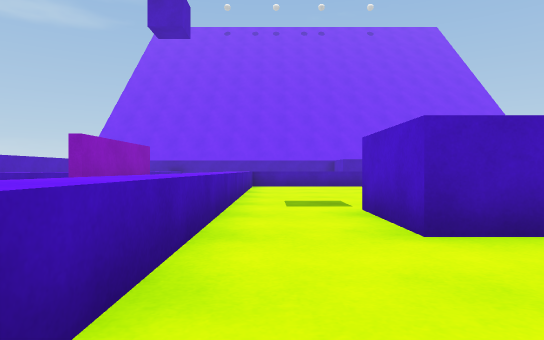
view 1 (above)

18 first-person views from a walk through a Unity game level. The camera is 0.55 m above the floor, looks level and sees 75° across. The floor is counted in squares, 1 m on a side. Each view is taken from the middle of a square. On the plan, view 1 faces up. The plan holds only what a view shows up to about 9 squares ahead; the rest is blank. The place goes on beyond the plan. The player is left out. Surface patterns are stand-ins for the level's own textures.

view 2
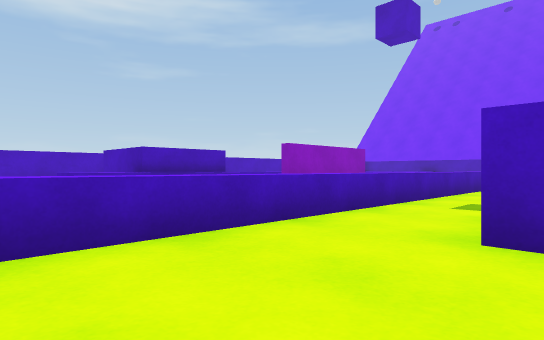

view 3
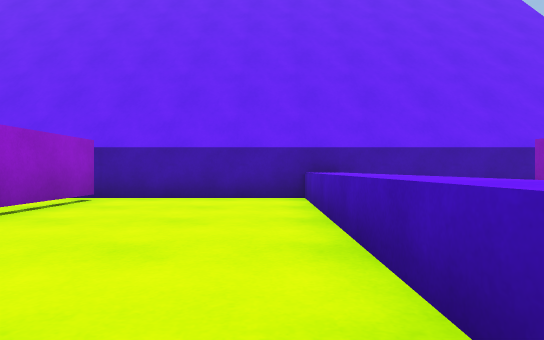

view 4
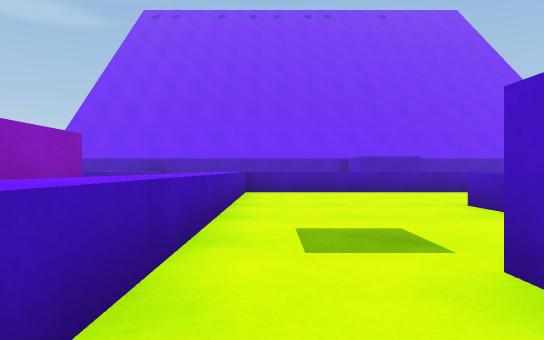

view 5
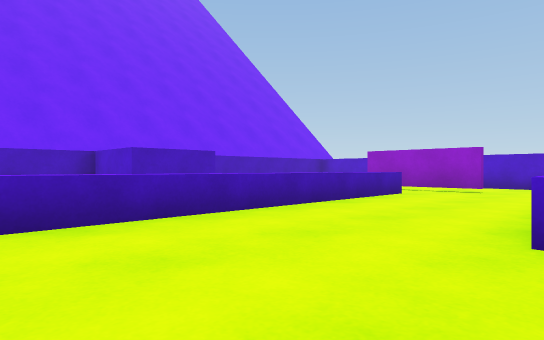

view 6
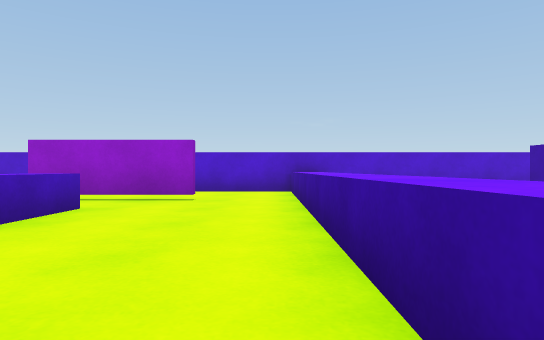

view 7
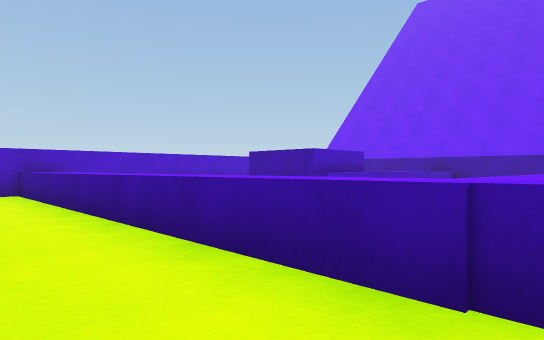

view 8
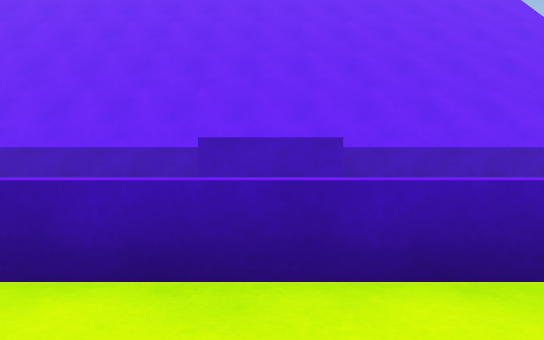

view 9
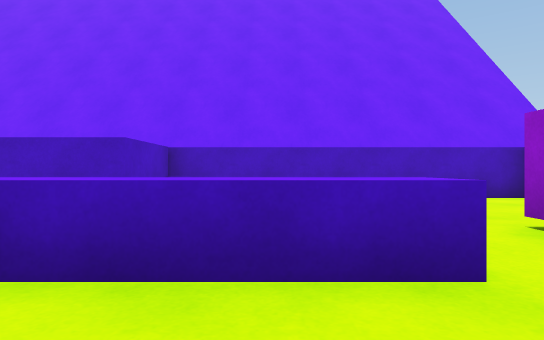

view 10
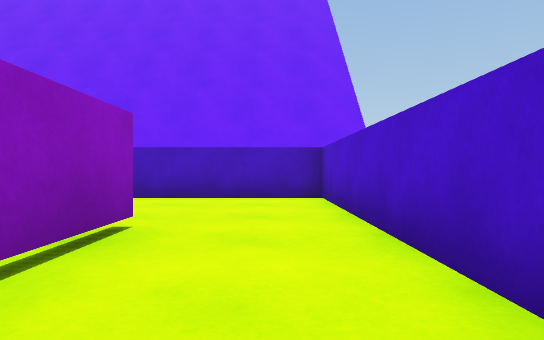

view 11
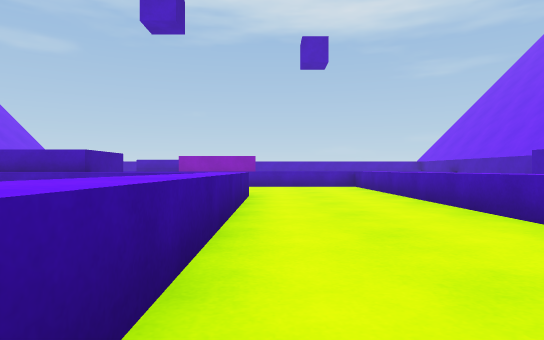

view 12
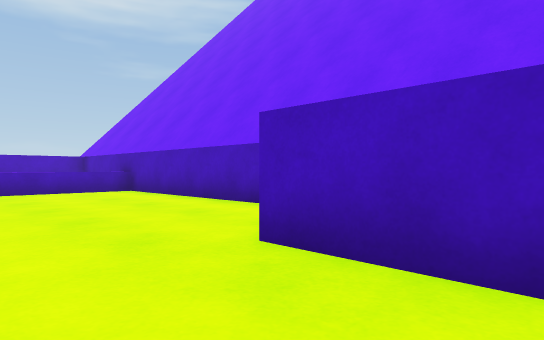

view 13
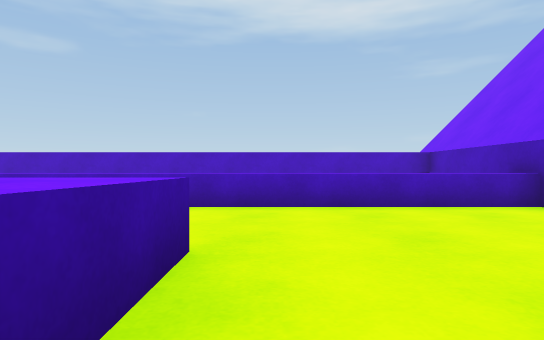

view 14
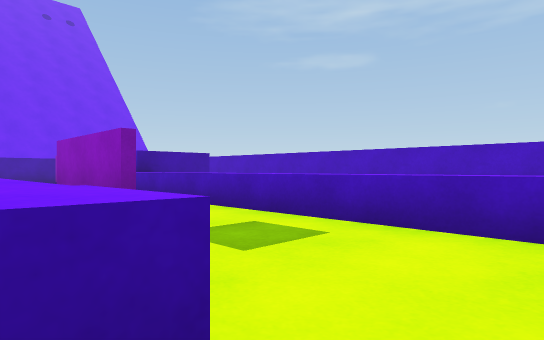

view 15
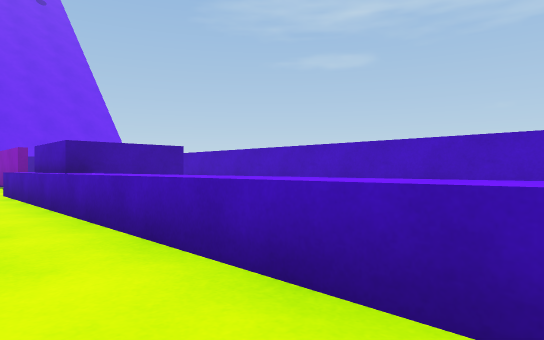

view 16
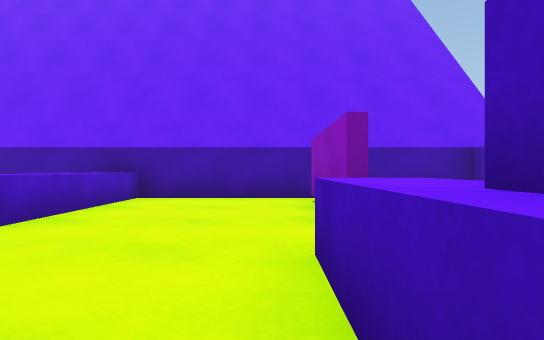

view 17
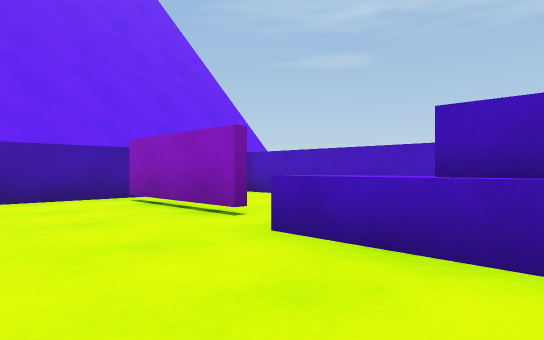

view 18
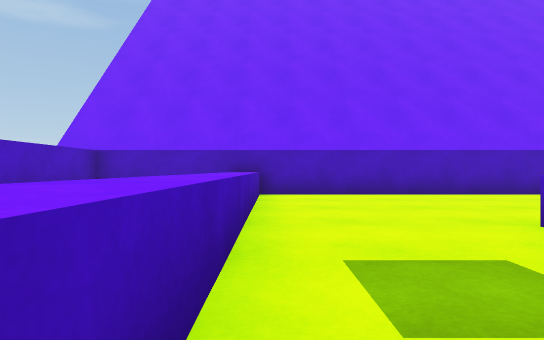

### Floor plan
Key: @ floor where view 1 was taken; # wall or solid block; . floor; ^ raised ledge; B block.
Columns run from 8 left of view 1 to 12 right of it. Each row starts with its distance up from view 1.
 17 #####################
 16 #  ^.......B B   ...#
 15 #  ^.......BBB   ...#
 14 #  ^..........   ...#
 13 #  ^..........   .#.#
 12 #  ^...^^^^^^^^^^.#.#
 11 #  ^...^..........#.#
 10 #  ^.. ^............#
  9 #  ^.. ^............#
  8 #  ^.# ^...^^^^^^^^^#
  7 #  ^.# ^...^^       #
  6 #  ^.# ^...^^       #
  5 # B#.  ^..B#^       #
  4 # BB...^.B B^  ^#BB #
  3 # B#...^.BB#^  ^B   #
  2 #  ^...^...    ^B   #
  1 #  ....^...^
  0 # .#...^@...#
 -1 #..#...^....#
 -2 #..#...^....#
 -3 #############

Positions as (right, up) in squares from view 1, and headings:
1: (0, 0), facing up
2: (2, 0), facing up-left
3: (0, 4), facing down
4: (0, 3), facing up
5: (0, 8), facing up-right
6: (3, 9), facing right
7: (3, 10), facing down-right
8: (4, 10), facing up
9: (7, 10), facing up
10: (11, 10), facing up
11: (11, 9), facing left
12: (5, 13), facing up-left
13: (1, 13), facing left
14: (-1, 13), facing down-left
15: (-3, 11), facing down-left
16: (-4, 4), facing down
17: (-2, 4), facing down-left
18: (-4, 9), facing up
